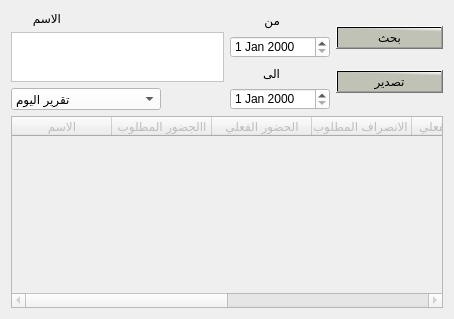
                     <widget class="QWidget" name="tab_16">
                      <attribute name="title">
                       <string>عرض بالاسم </string>
                      </attribute>
                      <layout class="QVBoxLayout" name="verticalLayout_49">
                       <item>
                        <layout class="QVBoxLayout" name="verticalLayout_50" stretch="30,70">
                         <item>
                          <layout class="QHBoxLayout" name="horizontalLayout_26" stretch="50,25,25">
                           <item>
                            <layout class="QVBoxLayout" name="verticalLayout_51" stretch="0,0,20">
                             <item>
                              <widget class="QLabel" name="label">
                               <property name="maximumSize">
                                <size>
                                 <width>50</width>
                                 <height>30</height>
                                </size>
                               </property>
                               <property name="text">
                                <string>الاسم</string>
                               </property>
                              </widget>
                             </item>
                             <item>
                              <widget class="QPlainTextEdit" name="plainTextEdit">
                               <property name="maximumSize">
                                <size>
                                 <width>250</width>
                                 <height>50</height>
                                </size>
                               </property>
                               <property name="styleSheet">
                                <string notr="true">background-color:rgb(255, 255, 255);
color:rgb(0, 0, 0);
font: 10pt &quot;PT Bold Heading&quot;;</string>
                               </property>
                              </widget>
                             </item>
                             <item>
                              <widget class="QComboBox" name="comboBox">
                               <property name="maximumSize">
                                <size>
                                 <width>150</width>
                                 <height>30</height>
                                </size>
                               </property>
                               <property name="styleSheet">
                                <string notr="true">background-color:rgb(255, 255, 255);
  font: 75 10pt &quot;Motken K Sina&quot;;
color:rgb(0, 0, 0)</string>
                               </property>
                               <item>
                                <property name="text">
                                 <string>تقرير اليوم</string>
                                </property>
                               </item>
                               <item>
                                <property name="text">
                                 <string>تقرير امس</string>
                                </property>
                               </item>
                               <item>
                                <property name="text">
                                 <string>تقرير هذا الاسبوع</string>
                                </property>
                               </item>
                               <item>
                                <property name="text">
                                 <string>تقرير الاسبوع الماضي</string>
                                </property>
                               </item>
                               <item>
                                <property name="text">
                                 <string>تقرير هذا الشهر</string>
                                </property>
                               </item>
                               <item>
                                <property name="text">
                                 <string>تقرير الشهر الماضي</string>
                                </property>
                               </item>
                              </widget>
                             </item>
                            </layout>
                           </item>
                           <item>
                            <layout class="QVBoxLayout" name="verticalLayout_52">
                             <item>
                              <widget class="QLabel" name="label_2">
                               <property name="maximumSize">
                                <size>
                                 <width>50</width>
                                 <height>20</height>
                                </size>
                               </property>
                               <property name="text">
                                <string>من</string>
                               </property>
                              </widget>
                             </item>
                             <item>
                              <widget class="QDateEdit" name="dateEdit_2">
                               <property name="maximumSize">
                                <size>
                                 <width>100</width>
                                 <height>30</height>
                                </size>
                               </property>
                               <property name="styleSheet">
                                <string notr="true">background-color:rgb(255, 255, 255);
color:rgb(0, 0, 0);
font: 10pt &quot;PT Bold Heading&quot;;
</string>
                               </property>
                              </widget>
                             </item>
                             <item>
                              <widget class="QLabel" name="label_3">
                               <property name="maximumSize">
                                <size>
                                 <width>50</width>
                                 <height>20</height>
                                </size>
                               </property>
                               <property name="text">
                                <string>الى</string>
                               </property>
                              </widget>
                             </item>
                             <item>
                              <widget class="QDateEdit" name="dateEdit">
                               <property name="maximumSize">
                                <size>
                                 <width>100</width>
                                 <height>30</height>
                                </size>
                               </property>
                               <property name="styleSheet">
                                <string notr="true">background-color:rgb(255, 255, 255);
color:rgb(0, 0, 0);
font: 10pt &quot;PT Bold Heading&quot;;</string>
                               </property>
                              </widget>
                             </item>
                            </layout>
                           </item>
                           <item>
                            <layout class="QVBoxLayout" name="verticalLayout_53">
                             <item>
                              <widget class="QPushButton" name="pushButton_335">
                               <property name="maximumSize">
                                <size>
                                 <width>130</width>
                                 <height>16777215</height>
                                </size>
                               </property>
                               <property name="layoutDirection">
                                <enum>Qt::LeftToRight</enum>
                               </property>
                               <property name="styleSheet">
                                <string notr="true">background-color: qlineargradient(spread:pad, x1:0.964478, y1:0.193, x2:1, y2:0, stop:0 rgba(191, 194, 181, 255), stop:1 rgba(255, 255, 255, 255));
color:rgb(0, 0, 0);

font: 18pt &quot;Mohammad Annoktah&quot;;

font: 15pt &quot;PT Bold Heading&quot;;</string>
                               </property>
                               <property name="text">
                                <string>بحث</string>
                               </property>
                               <property name="icon">
                                <iconset>
                                 <normaloff>../icons/بحث.svg</normaloff>../icons/بحث.svg</iconset>
                               </property>
                               <property name="iconSize">
                                <size>
                                 <width>30</width>
                                 <height>30</height>
                                </size>
                               </property>
                              </widget>
                             </item>
                             <item>
                              <widget class="QPushButton" name="pushButton_334">
                               <property name="maximumSize">
                                <size>
                                 <width>130</width>
                                 <height>16777215</height>
                                </size>
                               </property>
                               <property name="layoutDirection">
                                <enum>Qt::LeftToRight</enum>
                               </property>
                               <property name="styleSheet">
                                <string notr="true">background-color: qlineargradient(spread:pad, x1:0.964478, y1:0.193, x2:1, y2:0, stop:0 rgba(191, 194, 181, 255), stop:1 rgba(255, 255, 255, 255));
color:rgb(0, 0, 0);

font: 18pt &quot;Mohammad Annoktah&quot;;

font: 15pt &quot;PT Bold Heading&quot;;</string>
                               </property>
                               <property name="text">
                                <string>تصدير</string>
                               </property>
                               <property name="icon">
                                <iconset>
                                 <normaloff>../icons/تصدير.svg</normaloff>../icons/تصدير.svg</iconset>
                               </property>
                               <property name="iconSize">
                                <size>
                                 <width>30</width>
                                 <height>30</height>
                                </size>
                               </property>
                              </widget>
                             </item>
                            </layout>
                           </item>
                          </layout>
                         </item>
                         <item>
                          <layout class="QVBoxLayout" name="verticalLayout_54">
                           <item>
                            <widget class="QTableWidget" name="tableWidget_48">
                             <property name="enabled">
                              <bool>false</bool>
                             </property>
                             <property name="styleSheet">
                              <string notr="true">QTableWidget {
    background-color: #FFFFFF;
    alternate-background-color:rgb(0, 0, 0);
    font: 9pt &quot;PT Bold Heading&quot;;
    font-weight: bold;
 color:rgb(0, 0, 0)
}

 background-color: qlineargradient(spread:pad, x1:0.964478, y1:0.193, x2:1, y2:0, stop:0 rgba(191, 194, 181, 255), stop:1 rgba(255, 255, 255, 255));
color:rgb(0, 0, 0);</string>
                             </property>
                             <column>
                              <property name="text">
                               <string>الاسم</string>
                              </property>
                             </column>
                             <column>
                              <property name="text">
                               <string>االجضور المطلوب</string>
                              </property>
                             </column>
                             <column>
                              <property name="text">
                               <string>الحضور الفعلي</string>
                              </property>
                             </column>
                             <column>
                              <property name="text">
                               <string>الانصراف المطلوب </string>
                              </property>
                             </column>
                             <column>
                              <property name="text">
                               <string>الانصراف الفعلي </string>
                              </property>
                             </column>
                             <column>
                              <property name="text">
                               <string>تاخير</string>
                              </property>
                             </column>
                             <column>
                              <property name="text">
                               <string>الغياب</string>
                              </property>
                             </column>
                             <column>
                              <property name="text">
                               <string>التاريخ</string>
                              </property>
                             </column>
                            </widget>
                           </item>
                          </layout>
                         </item>
                        </layout>
                       </item>
                      </layout>
                     </widget>
